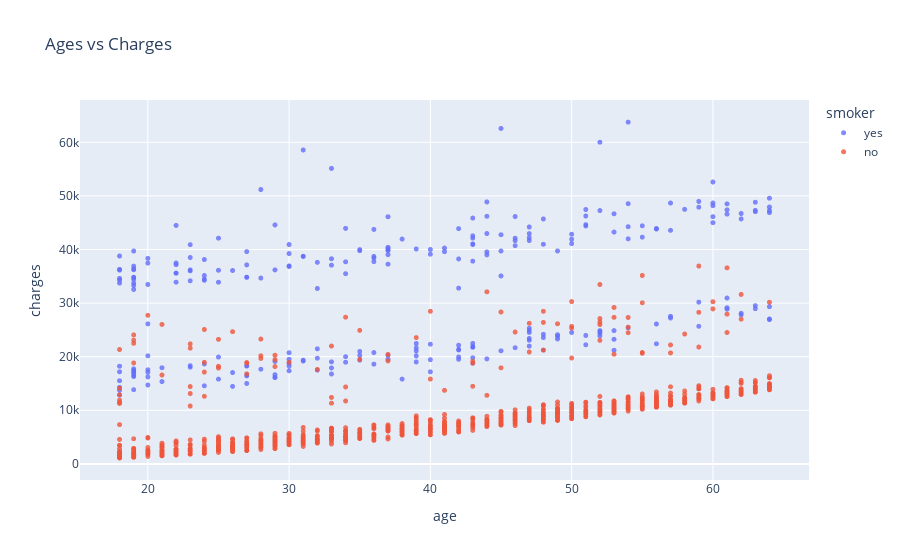

This figure's notebook cell:
### Markdown cell above
## Ages and Charges

### Code cell
fig = px.scatter(medical_df,
             x='age',
             y='charges',
             color='smoker',
             opacity=0.8,
             hover_data=['sex'],
             title='Ages vs Charges')
fig.update_traces(marker_size=5)
fig.show()

### Figure 1 — Plotly figure (JSON) as saved in the notebook; plotly's stock layout.template omitted (floating-point values rounded to 4 significant figures; data arrays with more than 128 entries replaced by an {"elided": "..."} marker saying what was removed)
{"data": [{"customdata": {"elided": "274x1 str values"}, "hovertemplate": "smoker=yes<br>age=%{x}<br>charges=%{y}<br>sex=%{customdata[0]}<extra></extra>", "legendgroup": "yes", "marker": {"color": "#636efa", "opacity": 0.8, "size": 5, "symbol": "circle"}, "mode": "markers", "name": "yes", "showlegend": true, "type": "scattergl", "x": {"elided": "274 int values"}, "xaxis": "x", "y": {"elided": "274 float values"}, "yaxis": "y"}, {"customdata": {"elided": "1064x1 str values"}, "hovertemplate": "smoker=no<br>age=%{x}<br>charges=%{y}<br>sex=%{customdata[0]}<extra></extra>", "legendgroup": "no", "marker": {"color": "#EF553B", "opacity": 0.8, "size": 5, "symbol": "circle"}, "mode": "markers", "name": "no", "showlegend": true, "type": "scattergl", "x": {"elided": "1064 int values"}, "xaxis": "x", "y": {"elided": "1064 float values"}, "yaxis": "y"}], "layout": {"legend": {"title": {"text": "smoker"}, "tracegroupgap": 0}, "title": {"text": "Ages vs Charges"}, "xaxis": {"anchor": "y", "domain": [0, 1], "title": {"text": "age"}}, "yaxis": {"anchor": "x", "domain": [0, 1], "title": {"text": "charges"}}}}
